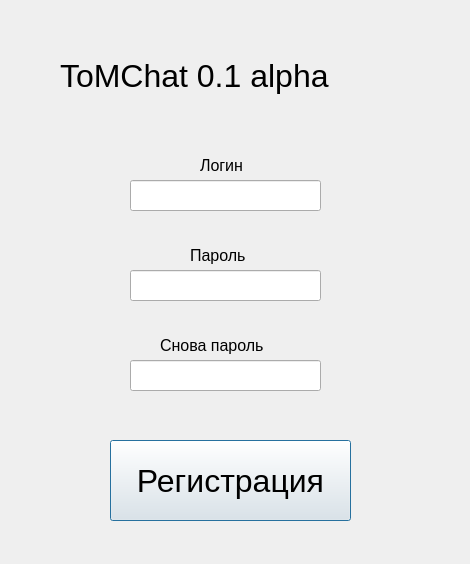
<?xml version="1.0" encoding="UTF-8"?>
<ui version="4.0">
 <class>Dialog</class>
 <widget class="QDialog" name="Dialog">
  <property name="geometry">
   <rect>
    <x>0</x>
    <y>0</y>
    <width>470</width>
    <height>564</height>
   </rect>
  </property>
  <property name="windowTitle">
   <string>Dialog</string>
  </property>
  <widget class="QLabel" name="label">
   <property name="geometry">
    <rect>
     <x>60</x>
     <y>40</y>
     <width>351</width>
     <height>71</height>
    </rect>
   </property>
   <property name="font">
    <font>
     <pointsize>24</pointsize>
    </font>
   </property>
   <property name="text">
    <string>ToMChat 0.1 alpha</string>
   </property>
  </widget>
  <widget class="QLabel" name="label_2">
   <property name="geometry">
    <rect>
     <x>200</x>
     <y>150</y>
     <width>61</width>
     <height>31</height>
    </rect>
   </property>
   <property name="font">
    <font>
     <pointsize>12</pointsize>
    </font>
   </property>
   <property name="text">
    <string>Логин</string>
   </property>
  </widget>
  <widget class="QLabel" name="label_3">
   <property name="geometry">
    <rect>
     <x>190</x>
     <y>240</y>
     <width>71</width>
     <height>31</height>
    </rect>
   </property>
   <property name="font">
    <font>
     <pointsize>12</pointsize>
    </font>
   </property>
   <property name="text">
    <string>Пароль</string>
   </property>
  </widget>
  <widget class="QLineEdit" name="lineEdit">
   <property name="geometry">
    <rect>
     <x>130</x>
     <y>180</y>
     <width>191</width>
     <height>31</height>
    </rect>
   </property>
  </widget>
  <widget class="QLineEdit" name="lineEdit_2">
   <property name="geometry">
    <rect>
     <x>130</x>
     <y>270</y>
     <width>191</width>
     <height>31</height>
    </rect>
   </property>
  </widget>
  <widget class="QLabel" name="label_4">
   <property name="geometry">
    <rect>
     <x>160</x>
     <y>330</y>
     <width>131</width>
     <height>31</height>
    </rect>
   </property>
   <property name="font">
    <font>
     <pointsize>12</pointsize>
    </font>
   </property>
   <property name="text">
    <string>Снова пароль</string>
   </property>
  </widget>
  <widget class="QLineEdit" name="lineEdit_3">
   <property name="geometry">
    <rect>
     <x>130</x>
     <y>360</y>
     <width>191</width>
     <height>31</height>
    </rect>
   </property>
  </widget>
  <widget class="QPushButton" name="pushButton_2">
   <property name="geometry">
    <rect>
     <x>110</x>
     <y>440</y>
     <width>241</width>
     <height>81</height>
    </rect>
   </property>
   <property name="font">
    <font>
     <pointsize>24</pointsize>
    </font>
   </property>
   <property name="text">
    <string>Регистрация</string>
   </property>
  </widget>
 </widget>
 <resources/>
 <connections/>
</ui>
